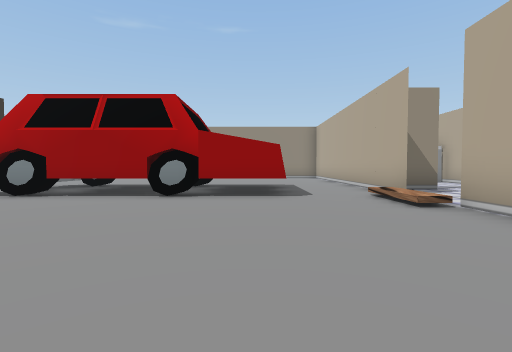
view 1 (above)

15 first-person views from a walk through a 3-D level made in the Unity game engine. The camera is 1.2 m above the floor, tilts 2° down and sees 85° across. The floor is counted in squares, 2 m on a side. Each view is taken from the middle of a square. On the plan, view 1 faces up. The plan holds only what a view shows up to about 9 squares ahead; the rest is blank. The place goes on beyond the plan. Some animated figures are not drawn.

view 2
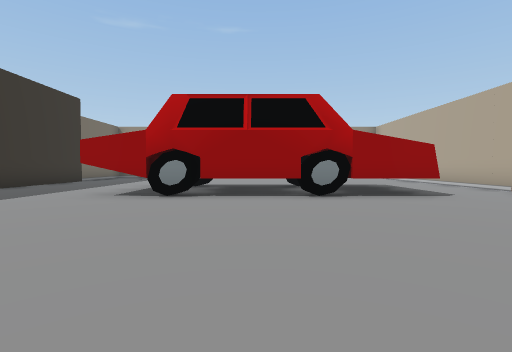

view 3
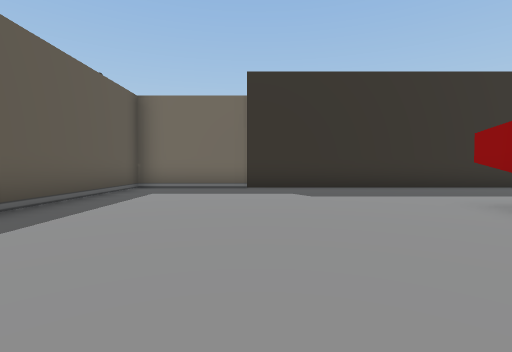

view 4
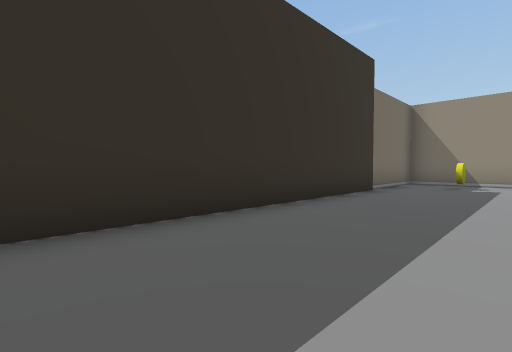

view 5
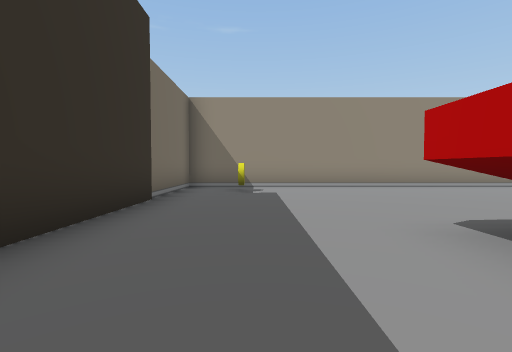

view 6
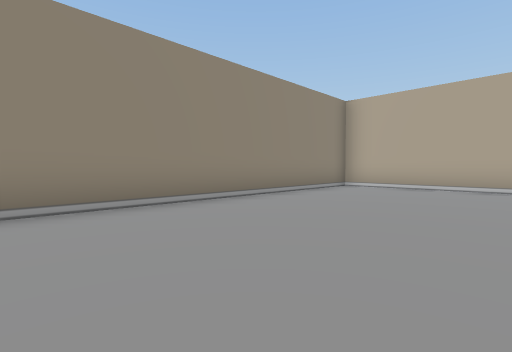

view 7
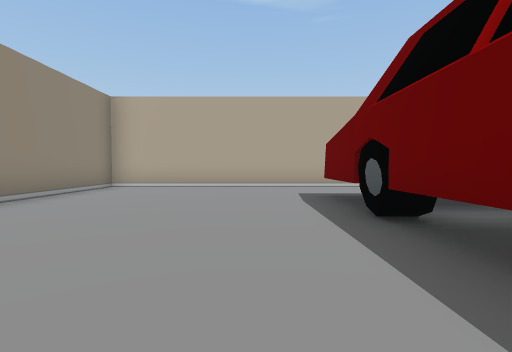

view 8
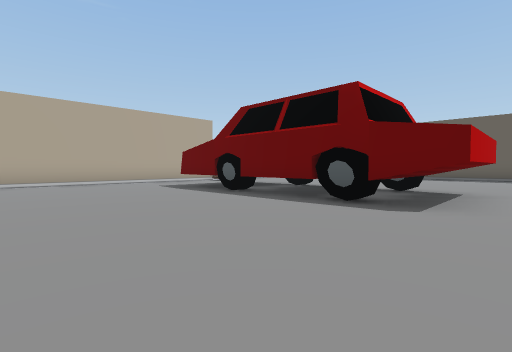

view 9
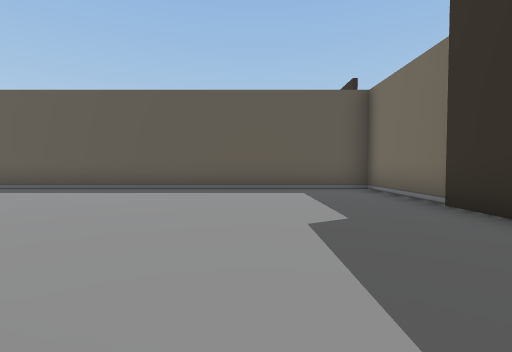

view 10
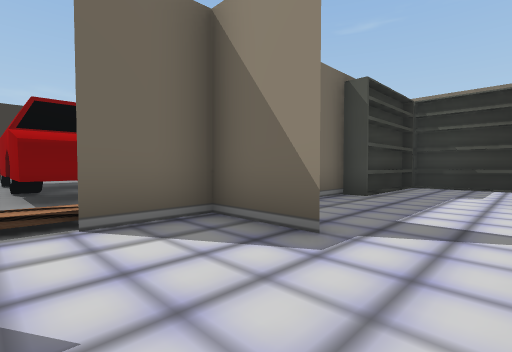

view 11
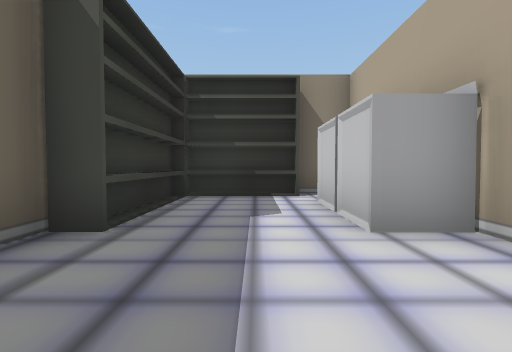

view 12
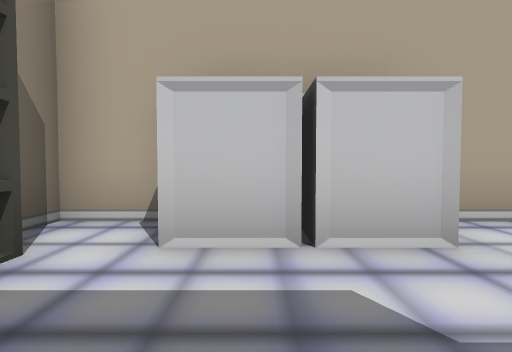

view 13
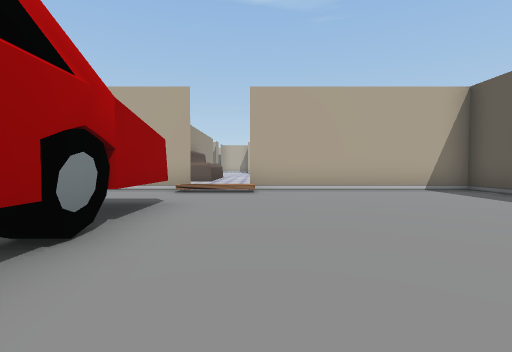

view 14
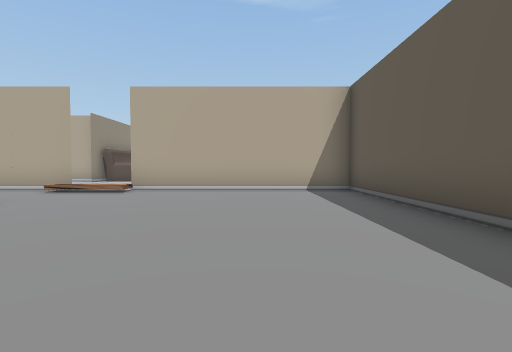

view 15
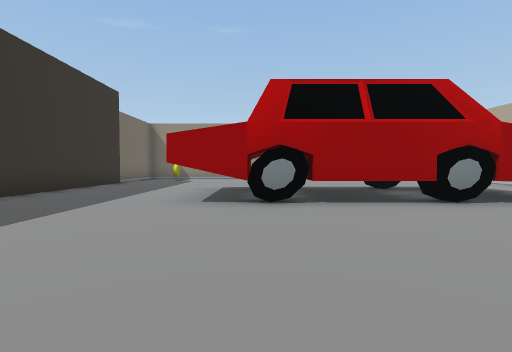

### Floor plan
Ten units are one square. View 1 is at (0, 0); x grows to the right and y downward. Boxes are objects, and circles mark ways between rooms. Rooms are numbered by the first view taken in them; rooms with no view inside come last. Other rooms are left out.
<svg viewBox="-104 -146 184 311">
<path fill="none" stroke="#000" d="M-54 -54 -64 -54 -64 -86 -55 -86M-41 -54 -41 -61M-24 -54 -44 -54M-42 -86 -25 -86M-14 -86 6 -86M5 -62 5 -54 -14 -54M31 -56 31 -106M31 -116 31 -141 -99 -141 -99 14 31 14 31 -43M48 -72 31 -72 31 -56M31 -106 31 -116M31 -105 31 -96M71 -95 71 -105M71 -130 71 -141 59 -141"/>
<rect x="-85" y="-135" width="10" height="10" fill="#bbb"><title>other object</title></rect>
<rect x="-55" y="-65" width="10" height="10" fill="#bbb"><title>tire</title></rect>
<rect x="-55" y="-85" width="10" height="10" fill="#bbb"><title>tire</title></rect>
<rect x="-25" y="-65" width="10" height="10" fill="#bbb"><title>tire</title></rect>
<rect x="-25" y="-85" width="10" height="10" fill="#bbb"><title>tire</title></rect>
<rect x="25" y="-115" width="10" height="10" fill="#bbb"><title>bookshelf</title></rect>
<rect x="55" y="-115" width="20" height="10" fill="#bbb"><title>cabinet</title></rect>
<rect x="55" y="-125" width="20" height="10" fill="#bbb"><title>cabinet</title></rect>
<circle cx="30" cy="-50" r="3" fill="#2a7"/>
<text x="-50" y="-60">1</text>
<text x="40" y="160">2</text>
<text x="50" y="-110">3</text>
</svg>
Room 1 opens to room 2.

Where each view was taken, in squares from view 1:
view 1: 0 up, 0 right, facing up
view 2: 0 up, 3 left, facing up
view 3: 2 up, 2 left, facing left
view 4: 4 up, 7 left, facing up-left
view 5: 6 up, 8 left, facing up
view 6: 10 up, 5 left, facing up-right
view 7: 10 up, 5 left, facing right
view 8: 13 up, 7 left, facing down-right
view 9: 6 up, 7 left, facing down
view 10: 5 up, 6 right, facing up-left
view 11: 8 up, 5 right, facing up
view 12: 12 up, 4 right, facing right
view 13: 4 up, 4 left, facing right
view 14: 1 up, 4 left, facing right
view 15: 1 up, 5 left, facing up
